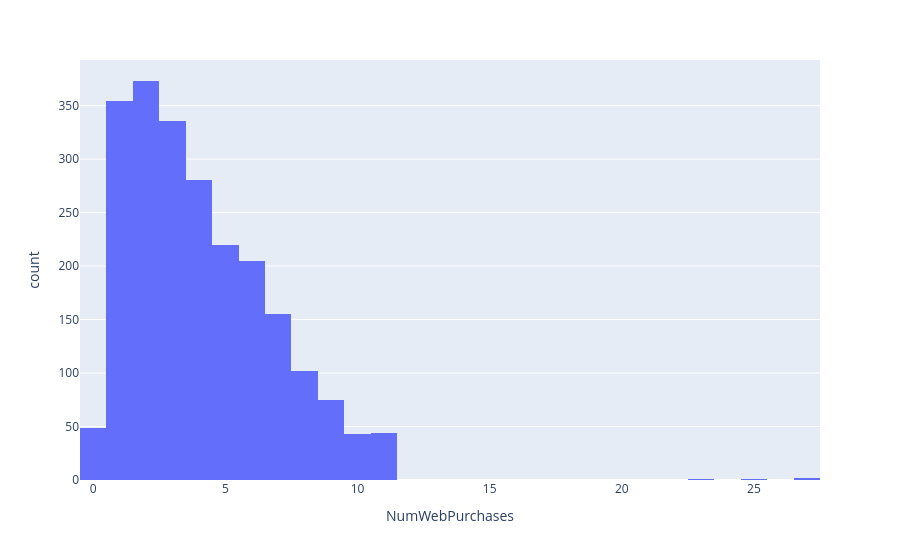

Notebook code cell kept with this figure:
### Code cell
px.histogram(df, x="NumWebPurchases")

### Figure 1 — Plotly figure (JSON) as saved in the notebook; plotly's stock layout.template omitted (floating-point values rounded to 4 significant figures; data arrays with more than 128 entries replaced by an {"elided": "..."} marker saying what was removed)
{"data": [{"bingroup": "x", "hovertemplate": "NumWebPurchases=%{x}<br>count=%{y}<extra></extra>", "legendgroup": "", "marker": {"color": "#636efa", "pattern": {"shape": ""}}, "name": "", "orientation": "v", "showlegend": false, "type": "histogram", "x": {"elided": "2240 int values"}, "xaxis": "x", "yaxis": "y"}], "layout": {"barmode": "relative", "legend": {"tracegroupgap": 0}, "margin": {"t": 60}, "xaxis": {"anchor": "y", "domain": [0, 1], "title": {"text": "NumWebPurchases"}}, "yaxis": {"anchor": "x", "domain": [0, 1], "title": {"text": "count"}}}}
